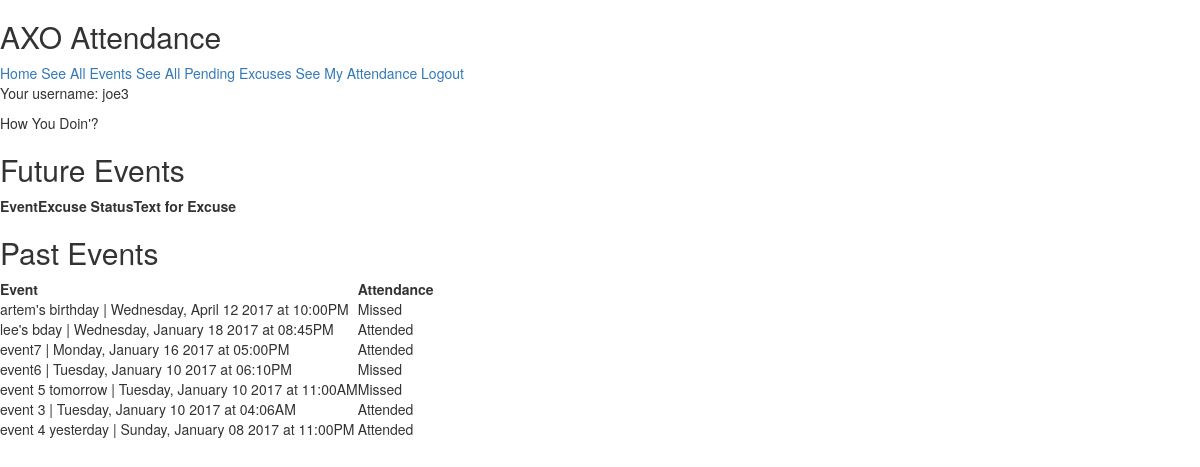
Page /attendance/sister/ (signed in) on the earlier database version.
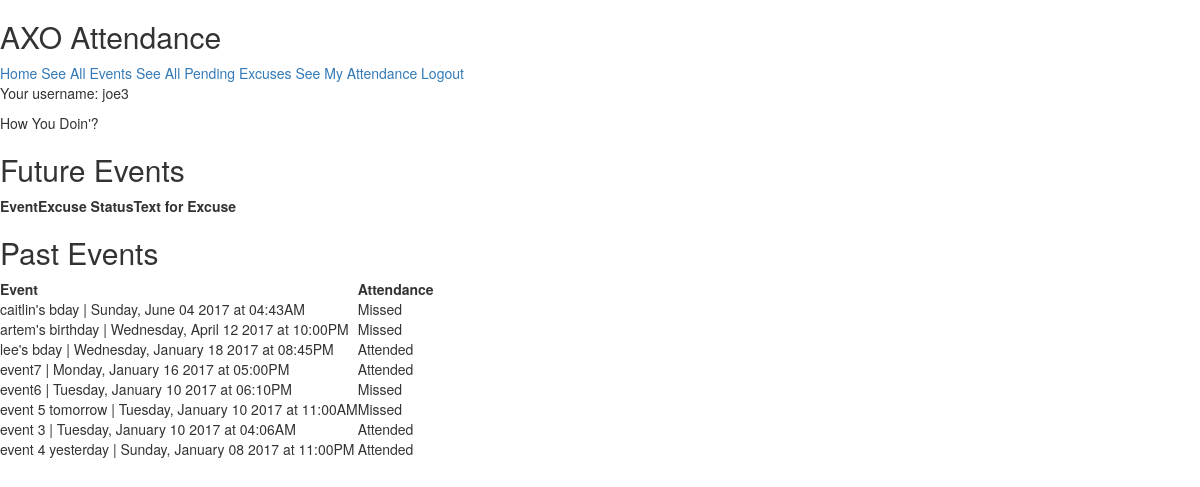
Same page on the later database version.
### attendance/models.py (models this page shows)
@python_2_unicode_compatible
class Event(models.Model):
  VALUE_OF_EXCUSED_ABSENCE = .75
  name = models.CharField(max_length=200)
  date = models.DateTimeField()
  is_mandatory = models.BooleanField(default=False)
  is_activated = models.BooleanField(default=False)
  required_sisters = models.ManyToManyField(Sister, blank=True, related_name='sisters_required')
  sisters_attended = models.ManyToManyField(Sister, blank=True, related_name='Attendees')
  sisters_excused = models.ManyToManyField(Sister, blank=True, related_name='sisters_excused')
  points = models.IntegerField(default=10)
  def __str__(self):
    formatted_date = self.date.strftime("%A, %B %d %Y at %I:%M%p")
    return self.name + " | " + formatted_date

### attendance/views.py (the view, shortened to what this page needs)
@login_required
def personal_record(request):
  sister = get_sister(request)
  time_threshold = timezone.now()
  past_events = Event.objects.filter(date__lte=time_threshold).order_by('-date')
  future_events = Event.objects.filter(date__gt=time_threshold).order_by('-date')
  future_events_and_excuses = []
  context = {
    'sister': sister,
    'past_events': past_events,
    'future_events_and_excuses': future_events_and_excuses,
  }
  return render(request, 'attendance/personal_record.html', context)

### attendance/views.py (called while the page is built)
def get_context(request):
  context = {}
  context['user'] = request.user
  if request.user.is_authenticated():
    try:
      context['sister'] = Sister.objects.get(user=request.user)
    except:
      pass
  return context

def get_sister(request):
  context = get_context(request)
  if context['sister']:
    return context['sister']
  else:
    return None

### attendance/templates/attendance/personal_record.html (shortened to what this page needs)
{% extends "attendance/base.html" %}
{% block content %}
<p> How You Doin'? </p>
<h2> Future Events </h2>
<table>
  <tr>
    <th> Event </th>
    <th> Excuse Status </th>
    <th> Text for Excuse </th>
  </tr>
</table>
<h2> Past Events </h2>
<table>
  <tr>
    <th> Event </th>
    <th> Attendance </th>
  </tr>
{% for event in past_events %}
  <tr>
    <td> {{ event }} </td>
    {% if sister in event.sisters_attended.all %}
      <td> Attended </td>
    {% elif sister in event.sisters_excused.all %}
      <td> Excused </td>
    {% else %}
      <td> Missed </td>
    {% endif %}
  </tr>
{% endfor %}
</table>
{% endblock content %}

Differences in the rows shown:
added Event: date+name "caitlin's bday | Sunday, June 04 2017 at 04:43AM", shows "Missed"
